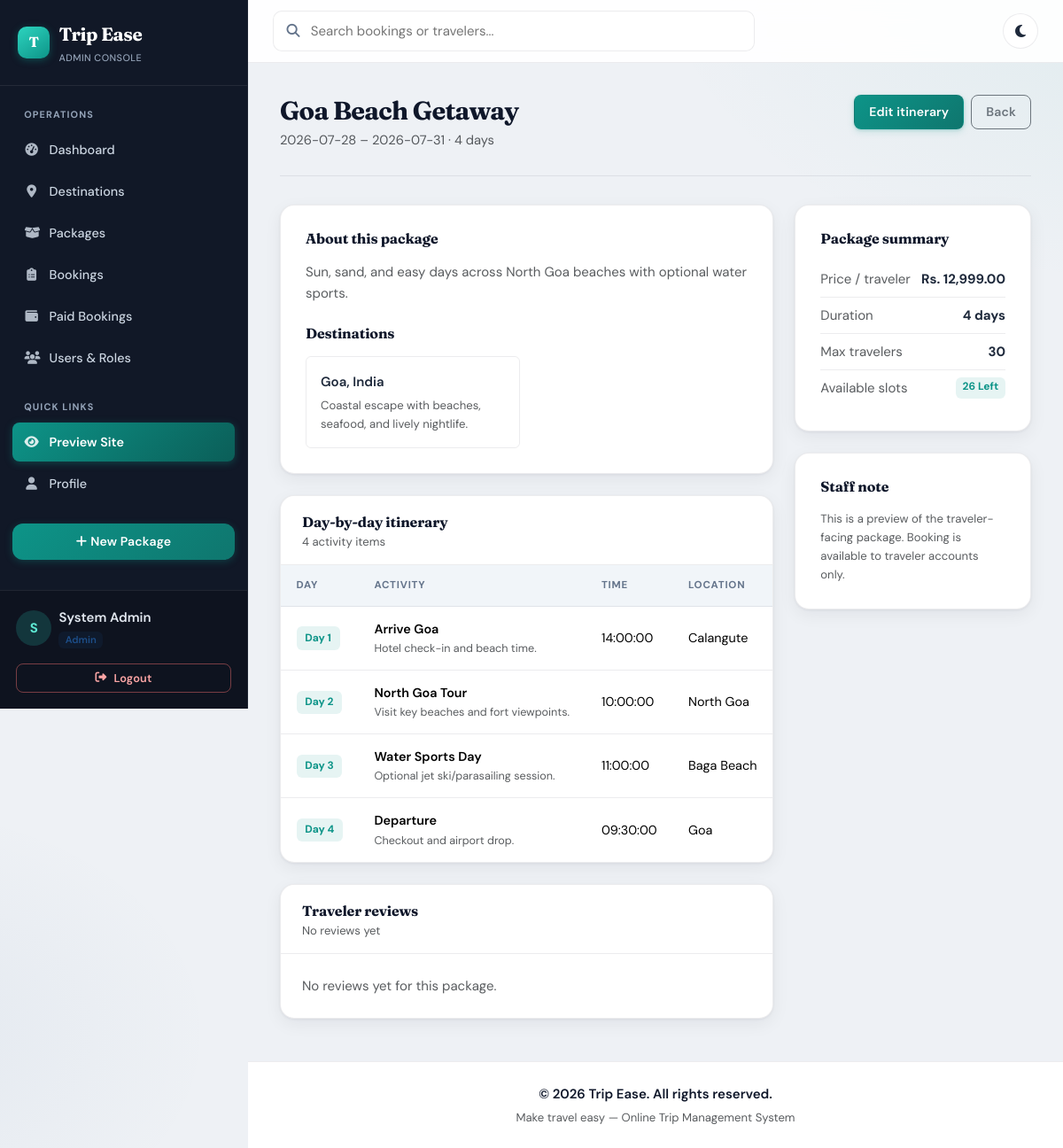
Page /trips/view.php?id=3 (signed in) on the earlier database version.
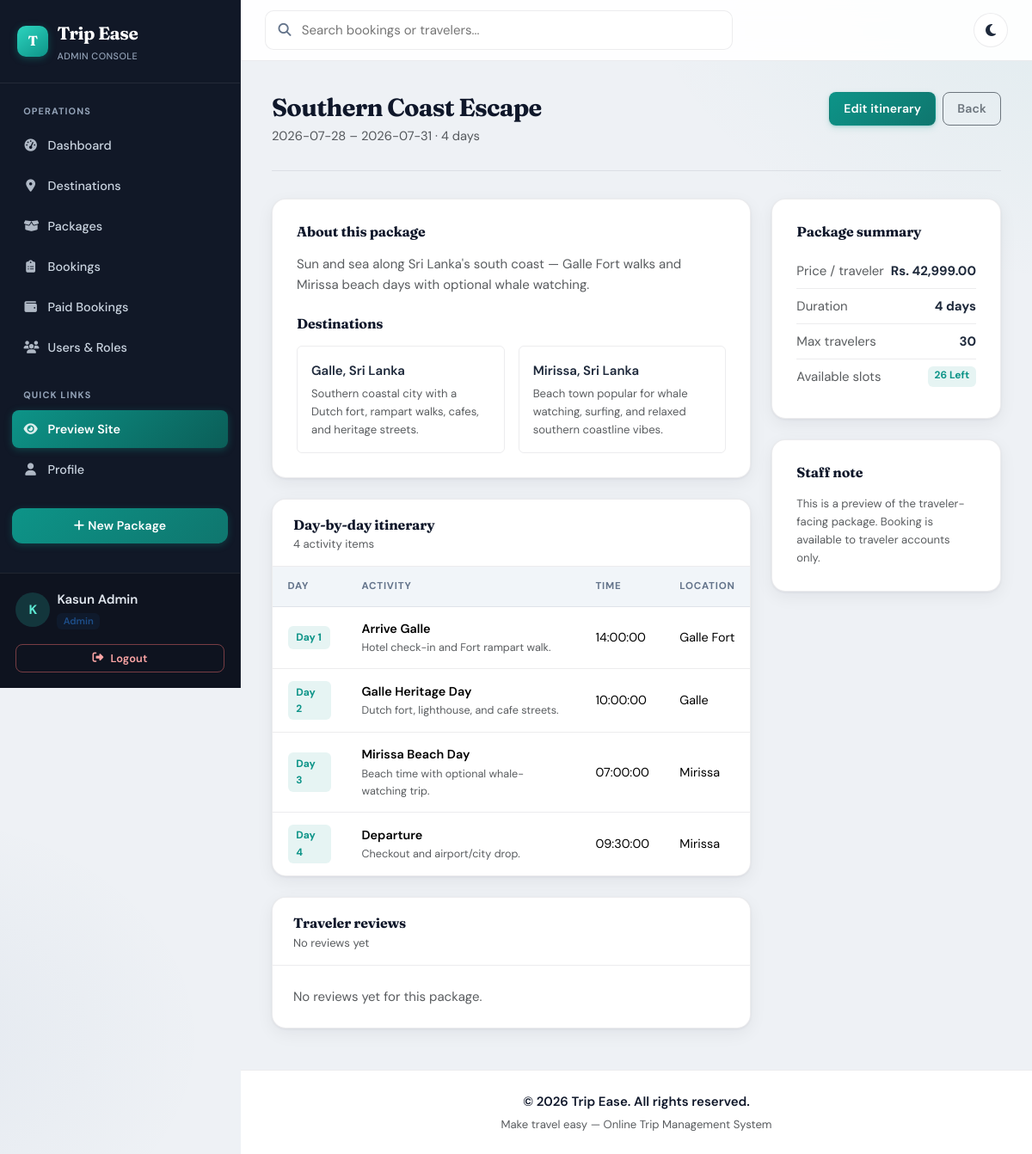
Same page on the later database version.
### tables this page shows
CREATE TABLE IF NOT EXISTS packages (
    package_id INT AUTO_INCREMENT PRIMARY KEY,
    title VARCHAR(180) NOT NULL,
    description TEXT NOT NULL,
    price DECIMAL(10,2) NOT NULL DEFAULT 0.00,
    duration_days INT NOT NULL,
    max_participants INT NOT NULL DEFAULT 1,
    available_slots INT NOT NULL DEFAULT 1,
    image VARCHAR(255) NULL,
    inclusions TEXT NULL,
    exclusions TEXT NULL,
    start_date DATE NULL,
    end_date DATE NULL,
    created_by INT NOT NULL,
    status ENUM('active', 'inactive') NOT NULL DEFAULT 'active',
    created_at TIMESTAMP NOT NULL DEFAULT CURRENT_TIMESTAMP,
    updated_at TIMESTAMP NOT NULL DEFAULT CURRENT_TIMESTAMP ON UPDATE CURRENT_TIMESTAMP,
    CONSTRAINT fk_packages_created_by FOREIGN KEY (created_by) REFERENCES users(user_id) ON DELETE RESTRICT
);

CREATE TABLE IF NOT EXISTS destinations (
    destination_id INT AUTO_INCREMENT PRIMARY KEY,
    name VARCHAR(120) NOT NULL,
    country VARCHAR(120) NOT NULL,
    description TEXT NULL,
    image VARCHAR(255) NULL,
    status ENUM('active', 'inactive') NOT NULL DEFAULT 'active',
    created_at TIMESTAMP NOT NULL DEFAULT CURRENT_TIMESTAMP,
    updated_at TIMESTAMP NOT NULL DEFAULT CURRENT_TIMESTAMP ON UPDATE CURRENT_TIMESTAMP
);

CREATE TABLE IF NOT EXISTS itineraries (
    itinerary_id INT AUTO_INCREMENT PRIMARY KEY,
    package_id INT NOT NULL,
    day_number INT NOT NULL,
    activity_title VARCHAR(180) NOT NULL,
    description TEXT NULL,
    activity_time TIME NULL,
    location VARCHAR(180) NULL,
    created_at TIMESTAMP NOT NULL DEFAULT CURRENT_TIMESTAMP,
    updated_at TIMESTAMP NOT NULL DEFAULT CURRENT_TIMESTAMP ON UPDATE CURRENT_TIMESTAMP,
    CONSTRAINT fk_itineraries_package FOREIGN KEY (package_id) REFERENCES packages(package_id) ON DELETE CASCADE
);

### includes/app.php (called while the page is built, shortened)
<?php
function appUrl(string $path = ""): string
{
    $base = rtrim(APP_BASE_PATH, "/");
    return $base . "/" . ltrim($path, "/");
}

### includes/auth.php (called while the page is built, shortened)
<?php
require_once __DIR__ . "/app.php";
function isLoggedIn(): bool
{
    return isset($_SESSION["user_id"]);
}
function currentUserRole(): string
{
    return $_SESSION["user_role"] ?? "traveler";
}
function isAdmin(): bool
{
    return currentUserRole() === "admin";
}
function dashboardPath(): string
{
    if (isAdmin()) {
        return "/admin/index.php";
    }
    return "/dashboard/index.php";
}

### trips/view.php (the view, shortened to what the changed rows need)
<?php
require_once __DIR__ . "/../includes/auth.php";
require_once __DIR__ . "/../includes/header.php";
$packageId = (int)($_GET["id"] ?? 0);
$packageStmt = $pdo->prepare(
    "SELECT package_id, title, description, price, duration_days, max_participants, available_slots, start_date, end_date, status
     FROM packages
     WHERE package_id = :id"
);
$packageStmt->execute(["id" => $packageId]);
$package = $packageStmt->fetch();
$destinationStmt = $pdo->prepare(
    "SELECT d.destination_id, d.name, d.country, d.description
     FROM package_destinations pd
     INNER JOIN destinations d ON d.destination_id = pd.destination_id
     WHERE pd.package_id = :id AND d.status = 'active'
     ORDER BY d.name ASC"
);
$destinationStmt->execute(["id" => $packageId]);
$destinations = $destinationStmt->fetchAll();
$itineraryStmt = $pdo->prepare(
    "SELECT itinerary_id, day_number, activity_title, description, activity_time, location
     FROM itineraries
     WHERE package_id = :id
     ORDER BY day_number ASC, activity_time ASC, itinerary_id ASC"
);
$itineraryStmt->execute(["id" => $packageId]);
$itineraries = $itineraryStmt->fetchAll();
$slots = (int)$package["available_slots"];
?>
<div class="page-header">
    <div>
        <h2><?= htmlspecialchars($package["title"]) ?></h2>
        <p class="text-muted mb-0">
            <?= htmlspecialchars((string)$package["start_date"]) ?> – <?= htmlspecialchars((string)$package["end_date"]) ?>
            · <?= (int)$package["duration_days"] ?> days
        </p>
    </div>
</div>
<div class="row g-4">
    <div class="col-lg-8">
        <div class="card card-modern mb-4">
            <div class="card-body p-4">
                <h5 class="mb-3">About this package</h5>
                <p class="text-muted mb-4" style="white-space: pre-line;"><?= htmlspecialchars($package["description"]) ?></p>
                <h5 class="mb-3">Destinations</h5>
                <?php if ($destinations): ?>
                    <div class="row g-3">
                        <?php foreach ($destinations as $destination): ?>
                            <div class="col-md-6">
                                <div class="p-3 border rounded h-100" style="border-color: var(--card-border) !important;">
                                    <div class="fw-semibold"><?= htmlspecialchars($destination["name"]) ?>, <?= htmlspecialchars($destination["country"]) ?></div>
                                    <div class="small text-muted mt-1"><?= htmlspecialchars((string)($destination["description"] ?? "")) ?></div>
                                </div>
                            </div>
                        <?php endforeach; ?>
                    </div>
                <?php else: ?>
                    <p class="text-muted mb-0">No destination details added yet.</p>
                <?php endif; ?>
            </div>
        </div>
        <div class="card card-modern card-panel mb-4">
            <div class="card-body p-0">
                <div class="table-responsive">
                    <table class="table table-app align-middle mb-0">
                        <thead>
                            <tr>
                                <th>Day</th>
                                <th>Activity</th>
                                <th>Time</th>
                                <th>Location</th>
                            </tr>
                        </thead>
                        <tbody>
                        <?php foreach ($itineraries as $item): ?>
                            <tr>
                                <td><span class="chip">Day <?= (int)$item["day_number"] ?></span></td>
                                <td>
                                    <div class="fw-semibold"><?= htmlspecialchars($item["activity_title"]) ?></div>
                                    <div class="small text-muted"><?= htmlspecialchars((string)($item["description"] ?? "")) ?></div>
                                </td>
                                <td class="text-nowrap"><?= htmlspecialchars((string)($item["activity_time"] ?? "—")) ?></td>
                                <td><?= htmlspecialchars((string)($item["location"] ?? "—")) ?></td>
                            </tr>
                        <?php endforeach; ?>
                        </tbody>
                    </table>
                </div>
            </div>
        </div>
    </div>
    <div class="col-lg-4">
        <div class="card card-modern mb-4">
            <div class="card-body p-4">
                <div class="d-flex justify-content-between py-2 border-bottom" style="border-color: var(--card-border) !important;">
                    <span class="text-muted">Price / traveler</span>
                    <strong>Rs. <?= number_format((float)$package["price"], 2) ?></strong>
                </div>
                <div class="d-flex justify-content-between py-2 border-bottom" style="border-color: var(--card-border) !important;">
                    <span class="text-muted">Duration</span>
                    <strong><?= (int)$package["duration_days"] ?> days</strong>
                </div>
                <div class="d-flex justify-content-between py-2 border-bottom" style="border-color: var(--card-border) !important;">
                    <span class="text-muted">Max travelers</span>
                    <strong><?= (int)$package["max_participants"] ?></strong>
                </div>
                <div class="d-flex justify-content-between py-2">
                    <span class="text-muted">Available slots</span>
                    <span class="badge badge-soft"><?= $slots > 0 ? $slots . " left" : "Sold out" ?></span>
                </div>
            </div>
        </div>
    </div>
</div>
<?php require_once __DIR__ . "/../includes/footer.php"; ?>

### includes/header.php (shortened to what the changed rows need)
<?php
require_once __DIR__ . "/auth.php";
$currentUri = $_SERVER["REQUEST_URI"] ?? "";
$isLinkActive = function (string $path) use ($currentUri): string {
    return str_contains($currentUri, $path) ? "active" : "";
};
$useAppShell = isLoggedIn();
$homeHref = $useAppShell ? appUrl(dashboardPath()) : appUrl("/index.php");
$searchAction = isAdmin() ? appUrl("/admin/bookings/list.php") : appUrl("/trips/list.php");
$searchPlaceholder = isAdmin() ? "Search bookings or travelers..." : "Search packages or destinations...";
$searchName = isAdmin() ? "q" : "q";
$topbarQuery = trim((string)($_GET["q"] ?? ""));
?>
<!doctype html>
<html lang="en">
<head>
    <link href="https://cdn.jsdelivr.net/npm/bootstrap@5.3.3/dist/css/bootstrap.min.css" rel="stylesheet">
    <link href="https://cdnjs.cloudflare.com/ajax/libs/font-awesome/6.4.0/css/all.min.css" rel="stylesheet">
    <link href="<?= htmlspecialchars(appUrl('/assets/css/style.css')) ?>" rel="stylesheet">
</head>
<body class="<?= $useAppShell ? "app-body" : "public-body" ?>">
<?php if (!$useAppShell): ?>
    <header class="public-topbar">
        <div class="container d-flex align-items-center justify-content-between py-3">
            <a class="public-brand text-decoration-none" href="<?= htmlspecialchars(appUrl('/index.php')) ?>">
                Trip Ease
            </a>
            <div class="d-flex align-items-center gap-2">
                <button type="button" class="theme-toggle" data-theme-toggle aria-label="Toggle dark mode" title="Toggle dark mode">
                    <i class="fa-solid fa-moon theme-icon-moon" aria-hidden="true"></i>
                    <i class="fa-solid fa-sun theme-icon-sun" aria-hidden="true"></i>
                </button>
                <a class="btn btn-brand btn-sm px-3" href="<?= htmlspecialchars(appUrl('/auth/register.php')) ?>">Create account</a>
            </div>
        </div>
    </header>
    <?php $flash = consumeFlash(); ?>
    <?php if ($flash): ?>
        <?php
        $alertClass = match ($flash["type"]) {
            "success" => "alert-success",
            "danger" => "alert-danger",
            "warning" => "alert-warning",
            default => "alert-info",
        };
        ?>
        <div class="container mt-3">
            <div class="alert <?= $alertClass ?> border-0 shadow-sm rounded-3 mb-0">
                <?= htmlspecialchars($flash["message"]) ?>
            </div>
        </div>
    <?php endif; ?>
    <main class="public-main">
<?php else: ?>
    <div class="sidebar-layout">
        <div class="offcanvas-lg offcanvas-start app-sidebar" tabindex="-1" id="sidebarMenu" aria-labelledby="sidebarMenuLabel">
            <div class="sidebar-header">
                <div class="d-flex justify-content-between align-items-start">
                    <a class="sidebar-brand" id="sidebarMenuLabel" href="<?= htmlspecialchars($homeHref) ?>">
                        <span class="brand-mark">T</span>
                        <span>
                            Trip Ease
                            <small class="d-block sidebar-brand-sub"><?= isAdmin() ? "Admin Console" : "Traveler Workspace" ?></small>
                        </span>
                    </a>
                </div>
            </div>
            <div class="sidebar-menu">
                <nav class="nav flex-column">
                    <?php if (isAdmin()): ?>
                        <div class="sidebar-heading">Operations</div>
                        <a class="sidebar-nav-link <?= $isLinkActive('/admin/index.php') ? 'active' : '' ?>" href="<?= htmlspecialchars(appUrl('/admin/index.php')) ?>">
                            <i class="fa-solid fa-gauge-high"></i> Dashboard
                        </a>
                        <a class="sidebar-nav-link <?= $isLinkActive('/admin/destinations/') ? 'active' : '' ?>" href="<?= htmlspecialchars(appUrl('/admin/destinations/list.php')) ?>">
                            <i class="fa-solid fa-location-dot"></i> Destinations
                        </a>
                        <a class="sidebar-nav-link <?= $isLinkActive('/admin/packages/') || $isLinkActive('/admin/itineraries/') ? 'active' : '' ?>" href="<?= htmlspecialchars(appUrl('/admin/packages/list.php')) ?>">
                            <i class="fa-solid fa-box-open"></i> Packages
                        </a>
                        <a class="sidebar-nav-link <?= $isLinkActive('/admin/bookings/') && !str_contains($currentUri, 'payment=') ? 'active' : '' ?>" href="<?= htmlspecialchars(appUrl('/admin/bookings/list.php')) ?>">
                            <i class="fa-solid fa-clipboard-list"></i> Bookings
                        </a>
                        <a class="sidebar-nav-link <?= str_contains($currentUri, 'payment=success') ? 'active' : '' ?>" href="<?= htmlspecialchars(appUrl('/admin/bookings/list.php?payment=success')) ?>">
                            <i class="fa-solid fa-wallet"></i> Paid Bookings
                        </a>
                        <a class="sidebar-nav-link <?= $isLinkActive('/admin/users/') ? 'active' : '' ?>" href="<?= htmlspecialchars(appUrl('/admin/users/list.php')) ?>">
                            <i class="fa-solid fa-users"></i> Users & Roles
                        </a>
                        <div class="sidebar-heading">Quick Links</div>
                        <a class="sidebar-nav-link <?= $isLinkActive('/trips/') ? 'active' : '' ?>" href="<?= htmlspecialchars(appUrl('/trips/list.php')) ?>">
                            <i class="fa-solid fa-eye"></i> Preview Site
                        </a>
                        <a class="sidebar-nav-link <?= $isLinkActive('/profile/') ? 'active' : '' ?>" href="<?= htmlspecialchars(appUrl('/profile/edit.php')) ?>">
                            <i class="fa-solid fa-user"></i> Profile
                        </a>
                        <a class="btn btn-brand sidebar-cta" href="<?= htmlspecialchars(appUrl('/admin/packages/create.php')) ?>">
                            <i class="fa-solid fa-plus me-1"></i> New Package
                        </a>
                    <?php endif; ?>
                </nav>
            </div>
            <div class="sidebar-profile">
                <div class="d-flex align-items-center mb-3">
                    <div class="avatar-circle me-2"><?= strtoupper(substr($_SESSION["user_name"] ?? "U", 0, 1)) ?></div>
                    <div class="overflow-hidden">
                        <div class="fw-semibold text-truncate" style="max-width: 160px;"><?= htmlspecialchars($_SESSION["user_name"] ?? "User") ?></div>
                        <span class="badge badge-role badge-role-<?= htmlspecialchars(currentUserRole()) ?>"><?= htmlspecialchars(currentUserRole()) ?></span>
                    </div>
                </div>
                <a class="btn btn-outline-danger btn-sm sidebar-footer-btn" href="<?= htmlspecialchars(appUrl('/auth/logout.php')) ?>">
                    <i class="fa-solid fa-right-from-bracket"></i> Logout
                </a>
            </div>
        </div>
        <div class="main-content">
            <div class="app-topbar">
                <form class="topbar-search" method="get" action="<?= htmlspecialchars($searchAction) ?>" role="search">
                    <i class="fa-solid fa-magnifying-glass" aria-hidden="true"></i>
                    <input type="search" name="<?= htmlspecialchars($searchName) ?>" value="<?= htmlspecialchars($topbarQuery) ?>" placeholder="<?= htmlspecialchars($searchPlaceholder) ?>" aria-label="Search">
                </form>
                <div class="topbar-actions">
                    <button type="button" class="theme-toggle" data-theme-toggle aria-label="Toggle dark mode" title="Toggle dark mode">
                        <i class="fa-solid fa-moon theme-icon-moon" aria-hidden="true"></i>
                    </button>
                </div>
            </div>
            <main class="container-fluid p-4 pb-5">
<?php endif; ?>

Differences in the rows shown:
changed packages: title "Goa Beach Getaway" → "Southern Coast Escape"; description "Sun, sand, and easy days across North Goa beaches with optional water sports." → "Sun and sea along Sri Lanka's south coast — Galle Fort walks and Mirissa beach days with optional whale watching."; price "12,999.00" → "42,999.00"
changed destinations: name "Goa" → "Galle"; country "India" → "Sri Lanka"; description "Coastal escape with beaches, seafood, and lively nightlife." → "Southern coastal city with a Dutch fort, rampart walks, cafes, and heritage streets."
now on this page (row edited): destinations: name "Mirissa", country "Sri Lanka", description "Beach town popular for whale watching, surfing, and relaxed southern coastline vibes."
changed itineraries: activity_title "Arrive Goa" → "Arrive Galle"; description "Hotel check-in and beach time." → "Hotel check-in and Fort rampart walk."; location "Calangute" → "Galle Fort"
changed itineraries: activity_title "North Goa Tour" → "Galle Heritage Day"; description "Visit key beaches and fort viewpoints." → "Dutch fort, lighthouse, and cafe streets."; location "North Goa" → "Galle"
changed itineraries: activity_title "Water Sports Day" → "Mirissa Beach Day"; description "Optional jet ski/parasailing session." → "Beach time with optional whale-watching trip."; activity_time "11:00:00" → "07:00:00"; location "Baga Beach" → "Mirissa"
changed itineraries "Departure": description "Checkout and airport drop." → "Checkout and airport/city drop."; location "Goa" → "Mirissa"
Other differences:
substr($_SESSION["user_name"] ?? "U", 0, 1): "S" → "K"
$_SESSION["user_name"]: "System Admin" → "Kasun Admin"
